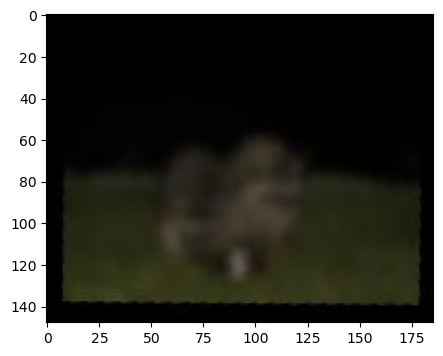
#> input picture 2711/test_fixed.png, 443 x 356 px
$ jupyter execute Lab3.ipynb   (shell and % lines are left out)
#> lines starting #> are read from the running program, lines starting #| are printed output that depends on the picture
### 2711/utility/util.py
import numpy as np
import matplotlib as plt
import cv2 as cv


# [11 lines left out: functions show_image, display_image, not called in this run]


def add_gauss_noise(image, mean, sigma):
    image = np.array(image / 255, dtype=float)
    noise = np.random.normal(mean, sigma, image.shape)
    noisy_image = image + noise
    out = np.clip(noisy_image, 0, 1.0)
    out = np.uint8(out * 255)
    return out


def add_salt_and_peper_noise(im, fraction=0.01):
    assert (0 < fraction <= 1.), "Fraction must be in (0, 1]"

    sp = np.zeros(im.shape)
    percent = round(fraction * 100 / 2.)

    cv.randu(sp, 0, 100)

    # quarter salt quarter pepper
    im_sp = im.copy()
    im_sp[sp < percent] = 0
    im_sp[sp > 100 - percent] = 255
    return im_sp


def getPSNR(I1, I2):
    s1 = cv.absdiff(I1, I2)  #|I1 - I2|
    s1 = np.float64(s1)  # cannot make a square on 8 bits
    s1 = s1 * s1  # |I1 - I2|^2
    sse = s1.sum()  # sum elements per channel
    if sse <= 1e-10:  # sum channels
        return 0  # for small values return zero
    else:
        mse = 1.0 * sse / np.prod(I1.shape)
        psnr = 10.0 * np.log10((255 * 255) / mse)
        return psnr


def getSSIM(i1, i2):
    C1 = 6.5025  # only for 8-bit images
    C2 = 58.5225  # only for 8-bit images
    # INITS
    I1 = np.float64(i1)  # cannot calculate on one byte large values
    I2 = np.float64(i2)
    I2_2 = I2 * I2  # I2^2
    I1_2 = I1 * I1  # I1^2
    I1_I2 = I1 * I2  # I1 * I2
    # END INITS
    # PRELIMINARY COMPUTING
    mu1 = cv.GaussianBlur(I1, (11, 11), 1.5)
    mu2 = cv.GaussianBlur(I2, (11, 11), 1.5)
    mu1_2 = mu1 * mu1
    mu2_2 = mu2 * mu2
    mu1_mu2 = mu1 * mu2
    sigma1_2 = cv.GaussianBlur(I1_2, (11, 11), 1.5)
    sigma1_2 -= mu1_2
    sigma2_2 = cv.GaussianBlur(I2_2, (11, 11), 1.5)
    sigma2_2 -= mu2_2
    sigma12 = cv.GaussianBlur(I1_I2, (11, 11), 1.5)
    sigma12 -= mu1_mu2
    t1 = 2 * mu1_mu2 + C1
    t2 = 2 * sigma12 + C2
    t3 = t1 * t2  # t3 = ((2*mu1_mu2 + C1).*(2*sigma12 + C2))
    t1 = mu1_2 + mu2_2 + C1
    t2 = sigma1_2 + sigma2_2 + C2
    t1 = t1 * t2  # t1 =((mu1_2 + mu2_2 + C1).*(sigma1_2 + sigma2_2 + C2))
    ssim_map = cv.divide(t3, t1)  # ssim_map =  t3./t1;
    ssim = np.mean(ssim_map)  # mssim = average of ssim map
    return ssim

### 2711/Lab3.ipynb
[cell 1]
import sys
sys.path.append('../')
import matplotlib.pyplot as plt
import cv2 as cv
import numpy as np
from utility import util

# Изменим стандартный размер графиков matplotlib
plt.rcParams["figure.figsize"] = [6, 4]

[cell 2]
# [12 lines left out: function getPSNR, not called in this run]

[cell 3]
# [32 lines left out: function getSSIM, not called in this run]

[cell 4]
image1 = cv.imread('test_fixed.png')
#> image1 is the input picture: shape (356, 443, 3); mean B, G, R 67.8, 73.6, 73.6
image2 = cv.imread('test_fixed.png')
gray_image1 = cv.cvtColor(image1, cv.COLOR_BGR2GRAY)
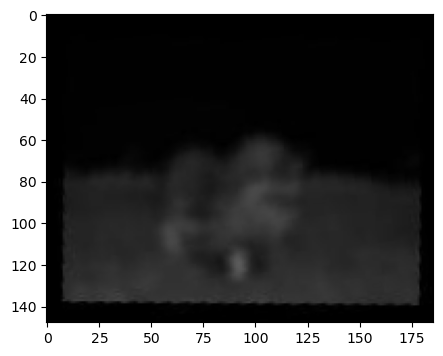
#> gray_image1: shape (356, 443); min 0, max 255, mean 73
gray_image2 = cv.cvtColor(image2, cv.COLOR_BGR2GRAY)
rgb_image1 = cv.cvtColor(image1, cv.COLOR_BGR2RGB)
rgb_image2 = cv.cvtColor(image2, cv.COLOR_BGR2RGB)

# rgb_image1 = cv.cvtColor(image1, cv.COLOR_BGR2RGB)

gs = plt.GridSpec(1, 2)
plt.figure(figsize=(10, 4))
plt.subplot(gs[0])
plt.imshow(rgb_image1)
plt.title('test_fixed.png')
plt.xticks([]), plt.yticks([])
plt.subplot(gs[1])
plt.imshow(rgb_image2)
plt.title('test_fixed_bad.png')
plt.xticks([]), plt.yticks([])

print('PSNR = ', util.getPSNR(image1, image2))
#> in getPSNR, `s1 = cv.absdiff(I1, I2)`: s1: shape (356, 443, 3); every value is 0
#> in getPSNR, `s1 = np.float64(s1)`: s1: shape (356, 443, 3) float64; every value is 0
#> in getPSNR, `sse = s1.sum()`: sse = 0
#| PSNR =  0
print('SSIM = ', util.getSSIM(image1, image2))
#> in getSSIM, `t3 = t1 * t2`:
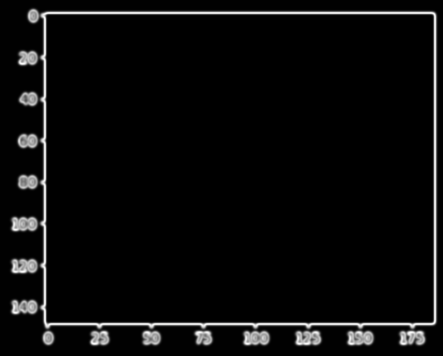
#> t3: shape (356, 443, 3) float64; mean B, G, R 72021642.9, 72087547.7, 72087813.5; drawn with min black and max white
#> in getSSIM, `ssim_map = cv.divide(t3, t1)`: ssim_map: shape (356, 443, 3) float64; every value is 1
#> in getSSIM, `ssim = np.mean(ssim_map)`: ssim = 1
#| SSIM =  1.0

[cell 5]
gs = plt.GridSpec(1, 3)
plt.figure(figsize=(17, 4))

plt.subplot(gs[0])
plt.title('Исходное изображение')
plt.xticks([]), plt.yticks([])
plt.imshow(gray_image1, cmap='gray')

plt.subplot(gs[1])
plt.xticks([]), plt.yticks([])
noisy_image = util.add_salt_and_peper_noise(gray_image1, 0.2)
#> in add_salt_and_peper_noise, `cv.randu(sp, 0, 100)`:
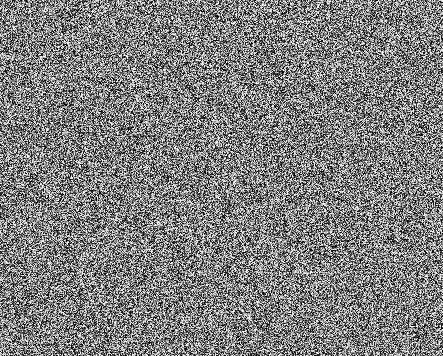
#> sp: shape (356, 443) float64; min 0.00057, max 100, mean 50; drawn with min black and max white
psnr = util.getPSNR(gray_image1, noisy_image)
#> in getPSNR (call 2), `s1 = s1 * s1`:
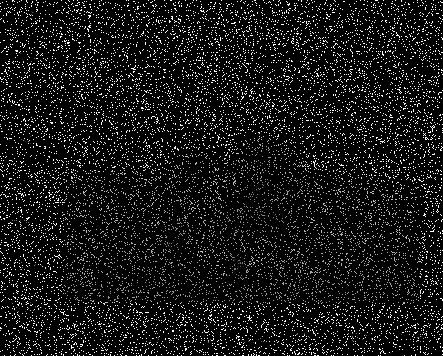
#> s1: shape (356, 443) float64; min 0, max 65025, mean 5945.2; drawn with min black and max white
#> in getPSNR (call 2), `sse = s1.sum()`: sse = 937604326
#> in getPSNR (call 2), `mse = 1.0 * sse / np.prod(I1.shape)`: mse = 5945.2
#> in getPSNR (call 2), `psnr = 10.0 * np.log10((255 * 255) / mse)`: psnr = 10.39
#> psnr = 10.39
ssim = util.getSSIM(gray_image1, noisy_image)
#> in getSSIM (call 2), `mu2 = cv.GaussianBlur(I2, (11, 11), 1.5)`:
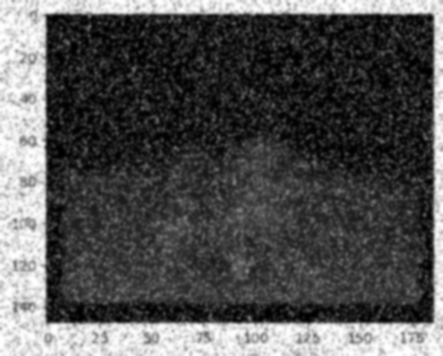
#> mu2: shape (356, 443) float64; min 0.139, max 255, mean 84.1
#> in getSSIM (call 2), `sigma2_2 -= mu2_2`:
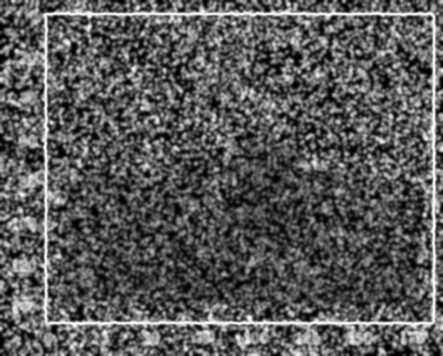
#> sigma2_2: shape (356, 443) float64; min 2.18e-11, max 15986.6, mean 5642.6; drawn with min black and max white
#> in getSSIM (call 2), `t2 = sigma1_2 + sigma2_2 + C2`:
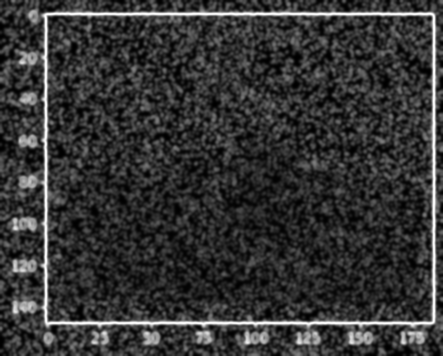
#> t2: shape (356, 443) float64; min 58.52, max 30497.8, mean 6373; drawn with min black and max white
#> in getSSIM (call 2), `ssim_map = cv.divide(t3, t1)`:
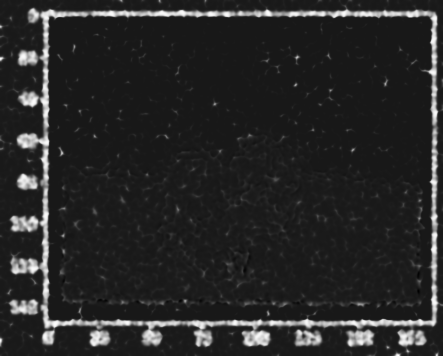
#> ssim_map: shape (356, 443) float64; min -0.106, max 1, mean 0.07; drawn with min black and max white
#> in getSSIM (call 2), `ssim = np.mean(ssim_map)`: ssim = 0.07
#> ssim = 0.07
plt.title(f'Изображение зашумленное шумом соль и перец \n PSNR = {psnr:.3f} \n SSIM = {ssim:.3f}')
plt.imshow(noisy_image, cmap='gray')

plt.subplot(gs[2])
plt.xticks([]), plt.yticks([])
noisy_image = util.add_gauss_noise(gray_image1, 0, 0.2)
#> in add_gauss_noise, `noisy_image = image + noise`:
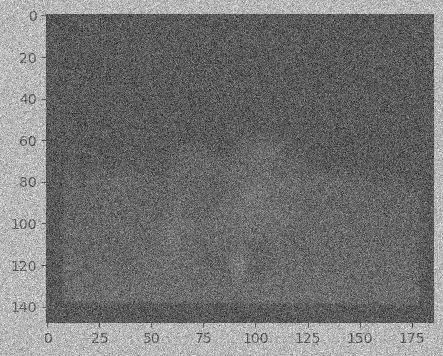
#> noisy_image: shape (356, 443) float64; min -0.967, max 1.77, mean 0.287; drawn with min black and max white
#> in add_gauss_noise, `out = np.clip(noisy_image, 0, 1.0)`:
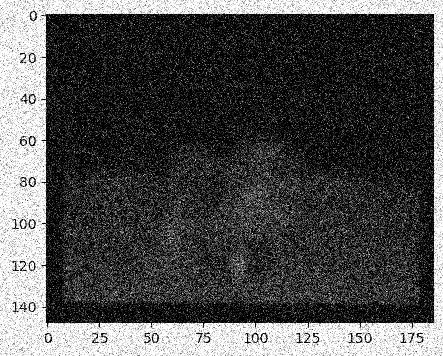
#> out: shape (356, 443) float64; min 0, max 1, mean 0.311
psnr = util.getPSNR(gray_image1, noisy_image)
#> psnr = 16.51
ssim = util.getSSIM(gray_image1, noisy_image)
#> ssim = 0.117
plt.title(f'Изображение зашумленное гаусовским шумом \n PSNR = {psnr:.3f} \n SSIM = {ssim:.3f}')
plt.imshow(noisy_image, 'gray')
plt.show()

[cell 6]
image1 = cv.imread('test_fixed.png')
gray_image1 = cv.cvtColor(image1, cv.COLOR_BGR2GRAY)

sap_image1 = util.add_salt_and_peper_noise(gray_image1, 0.2)
median_image1 = cv.medianBlur(sap_image1, 3)
median_image2 = cv.medianBlur(sap_image1, 5)

gs = plt.GridSpec(2, 2)
plt.figure(figsize=(8, 10))
plt.subplot(gs[0])
plt.imshow(gray_image1, cmap='gray')
plt.title('Исходное изображение')

plt.subplot(gs[1])
plt.imshow(sap_image1, cmap='gray')
psnr = util.getPSNR(gray_image1, sap_image1)
#> psnr = 10.41
ssim = util.getSSIM(gray_image1, sap_image1)
#> ssim = 0.0708
plt.title(f'Изображение зашумленное \n шумом соль и перец \n PSNR = {psnr:.3f} \n SSIM = {ssim:.3f}')

plt.subplot(gs[2])
plt.imshow(median_image1, cmap='gray')
psnr = util.getPSNR(gray_image1, median_image1)
#> psnr = 23.13
ssim = util.getSSIM(gray_image1, median_image1)
#> ssim = 0.927
plt.title(f'Восстановленное изображение \n '
          f'медианным фильтром 3х3 \n'
          f'PSNR = {psnr:.3f} \n SSIM = {ssim:.3f}')

plt.subplot(gs[3])
plt.imshow(median_image2, cmap='gray')
psnr = util.getPSNR(gray_image1, median_image2)
#> psnr = 22.11
ssim = util.getSSIM(gray_image1, median_image2)
#> ssim = 0.941
plt.title(f'Восстановленное изображение \n '
          f'медианным фильтром 5х5 \n'
          f'PSNR = {psnr:.3f} \n SSIM = {ssim:.3f}')

plt.show()

[cell 7]
kernel55 = np.ones((5, 5), np.float32) / 25
kernel77 = np.ones((7, 7), np.float32) / 49

noisy_image = util.add_gauss_noise(gray_image1, 0, 0.15)

filtered_image1 = cv.filter2D(noisy_image, -1, kernel55)
filtered_image2 = cv.filter2D(noisy_image, -1, kernel77)
gaussian_image1 = cv.GaussianBlur(noisy_image, (7, 7), 0)
gaussian_image2 = cv.GaussianBlur(noisy_image, (15, 15), 0)

# вывод
gs = plt.GridSpec(2, 3)
plt.figure(figsize=(15, 12))

plt.subplot(gs[0, 0])
plt.xticks([]), plt.yticks([])
plt.title('Исходное изображение')
plt.imshow(gray_image1, cmap='gray')

plt.subplot(gs[1, 0])
plt.xticks([]), plt.yticks([])
plt.imshow(noisy_image, cmap='gray')
psnr = util.getPSNR(gray_image1, noisy_image)
#> psnr = 18.81
ssim = util.getSSIM(gray_image1, noisy_image)
#> ssim = 0.147
plt.title(f'Изображение зашумленное гауссовским шумом \n PSNR = {psnr:.3f} \n SSIM = {ssim:.3f}')

plt.subplot(gs[0, 1])
plt.xticks([]), plt.yticks([])
plt.title(f'Результат средней линейной \n фильрации с ядром 5х5 \n '
          f'PSNR = {util.getPSNR(gray_image1, filtered_image1):.3f} \n '
          f'SSIM = {util.getSSIM(gray_image1, filtered_image1):.3f}')
plt.imshow(filtered_image1, 'gray')

plt.subplot(gs[0, 2])
plt.xticks([]), plt.yticks([])
plt.title(f'Результат средней линейной \n фильрации с ядром 7х7 \n '
          f'PSNR = {util.getPSNR(gray_image1, filtered_image2):.3f} \n '
          f'SSIM = {util.getSSIM(gray_image1, filtered_image2):.3f}')
plt.imshow(filtered_image2, 'gray')

plt.subplot(gs[1, 1])
plt.xticks([]), plt.yticks([])
plt.title(f'Результат гауссовской  \n фильрации с ядром 7х7 \n '
          f'PSNR = {util.getPSNR(gray_image1, gaussian_image1):.3f} \n '
          f'SSIM = {util.getSSIM(gray_image1, gaussian_image1):.3f}')
plt.imshow(gaussian_image1, 'gray')

plt.subplot(gs[1, 2])
plt.xticks([]), plt.yticks([])
plt.title(f'Результат гауссовской  \n фильрации с ядром 15х15 \n '
          f'PSNR = {util.getPSNR(gray_image1, gaussian_image2):.3f} \n '
          f'SSIM = {util.getSSIM(gray_image1, gaussian_image2):.3f}')
plt.imshow(gaussian_image2, 'gray')

plt.show()

[cell 8]
kernel1 = np.asarray([[-1, -1, -1], [-1, 9, -1], [-1, -1, -1]])
kernel2 = np.asarray([[-0.25, -0.25, -0.25], [-0.25, 3, -0.25], [-0.25, -0.25, -0.25]])
kernel3 = np.asarray([[0, -0.25, 0], [-0.25, 2, -0.25], [0, -0.25, 0]])

gray_image1_median = cv.medianBlur(gray_image1, 3)

filtered_image1 = cv.filter2D(gray_image1, -1, kernel1)
filtered_image1_median = cv.filter2D(gray_image1_median, -1, kernel1)
filtered_image2 = cv.filter2D(gray_image1, -1, kernel2)
filtered_image2_median = cv.filter2D(gray_image1_median, -1, kernel2)
filtered_image3 = cv.filter2D(gray_image1, -1, kernel3)
filtered_image3_median = cv.filter2D(gray_image1_median, -1, kernel3)

# вывод
plt.figure(figsize=(15, 17))

plt.subplot(331)
plt.xticks([]), plt.yticks([])
plt.title('Исходное изображение')
plt.imshow(gray_image1, cmap='gray')

plt.subplot(334)
plt.xticks([]), plt.yticks([])
plt.title(f'Исходное изображение отфильтрованное \n медианным фильтром \n'
          f'PSNR = {util.getPSNR(gray_image1, gray_image1_median):.3f} \n '
          f'SSIM = {util.getSSIM(gray_image1, gray_image1_median):.3f}')
plt.imshow(gray_image1_median, cmap='gray')

plt.subplot(332)
plt.xticks([]), plt.yticks([])
plt.title(f'Свертка изображения с ядром 1 \n'
          f'PSNR = {util.getPSNR(gray_image1, filtered_image1):.3f} \n '
          f'SSIM = {util.getSSIM(gray_image1, filtered_image1):.3f}')
plt.imshow(filtered_image1, 'gray')

plt.subplot(333)
plt.xticks([]), plt.yticks([])
plt.title(f'Свертка отфильтрованного изображения с ядром 1 \n'
          f'PSNR = {util.getPSNR(gray_image1, filtered_image1_median):.3f} \n '
          f'SSIM = {util.getSSIM(gray_image1, filtered_image1_median):.3f}')
plt.imshow(filtered_image1_median, 'gray')

plt.subplot(335)
plt.xticks([]), plt.yticks([])
plt.title(f'Свертка изображения с ядром 2 \n'
          f'PSNR = {util.getPSNR(gray_image1, filtered_image2):.3f} \n '
          f'SSIM = {util.getSSIM(gray_image1, filtered_image2):.3f}')
plt.imshow(filtered_image2, 'gray')

plt.subplot(336)
plt.xticks([]), plt.yticks([])
plt.title(f'Свертка изображения с ядром 3 \n'
          f'PSNR = {util.getPSNR(gray_image1, filtered_image3):.3f} \n '
          f'SSIM = {util.getSSIM(gray_image1, filtered_image3):.3f}')
plt.imshow(filtered_image3, 'gray')

plt.show()

[cell 9]
import cv2 as cv
import numpy as np
from matplotlib import pyplot as plt

img = cv.imread('test_fixed.png')
gray_img = cv.cvtColor(img, cv.COLOR_BGR2GRAY)
f = np.fft.fft2(gray_img)
fshift = np.complex64(np.fft.fftshift(f))
magnitude_spectrum = 20 * np.log(np.abs(fshift))
phase_spectrum = np.uint8(255 * (np.angle(fshift) + np.pi) / (2 * np.pi))

# вывод
plt.figure(figsize=(15, 12))
plt.subplot(131), plt.imshow(gray_img, cmap='gray')
plt.title('Исходное изображение'), plt.xticks([]), plt.yticks([])
plt.subplot(132), plt.imshow(magnitude_spectrum, cmap='gray')
plt.title('Амплитудный спектр изображения'), plt.xticks([]), plt.yticks([])
plt.subplot(133), plt.imshow(phase_spectrum, cmap='gray')
plt.title('Фазовый спектр изображения'), plt.xticks([]), plt.yticks([])
plt.show()

[cell 10]
r = 1
rows, cols = noisy_image.shape
#> rows = 356; cols = 443
crow, ccol = np.uint32((rows / 2, cols / 2.220))
#> crow = 178; ccol = 199
# create a mask first, center square is 1, remaining all zeros
mask = np.zeros((rows, cols, 2), np.uint8)
mask[crow - r:crow + r, ccol - r:ccol + r*2] = 1

# вычисляем фурье-образ
dft = cv.dft(np.float32(noisy_image), flags=cv.DFT_COMPLEX_OUTPUT)
dft_shift = np.fft.fftshift(dft)

# применяем маску и делаем обратное преобразование Фурье
dft_shift_masked = dft_shift * mask
f_ishift = np.fft.ifftshift(dft_shift_masked)
img_back = cv.idft(f_ishift)
img_back = cv.magnitude(img_back[..., 0], img_back[..., 1])

magnitude_dft_shift = 20 * np.log(
    cv.magnitude(dft_shift[..., 0], dft_shift[..., 1]))
magnitude_dft_shift_masked = 20 * np.log(
    cv.magnitude(dft_shift_masked[..., 0], dft_shift_masked[..., 1]))

# вывод
plt.figure(figsize=(10, 10))
plt.subplot(221), plt.imshow(img, cmap='gray')
plt.title('Исходное изображение'), plt.xticks([]), plt.yticks([])
plt.subplot(222), plt.imshow(magnitude_dft_shift, cmap='gray')
plt.title('Амплитудный спектр изображения'), plt.xticks([]), plt.yticks([])
plt.subplot(223), plt.imshow(img_back, cmap='gray')
plt.title('Восстановленное изображение'), plt.xticks([]), plt.yticks([])
plt.subplot(224), plt.imshow(magnitude_dft_shift_masked, cmap='gray')
plt.title('Обрезанный спектр'), plt.xticks([]), plt.yticks([])
plt.show()

[cell 11]
kernel1 = np.asarray([[-1, -1, -1], [-1, 9, -1], [-1, -1, -1]])
kernel2 = np.asarray([[-0.25, -0.25, -0.25], [-0.25, 3, -0.25], [-0.25, -0.25, -0.25]])
kernel3 = np.asarray([[0, -0.25, 0], [-0.25, 2, -0.25], [0, -0.25, 0]])

gray_image1_median = cv.medianBlur(gray_image1, 3)

filtered_image1 = cv.filter2D(gray_image1, -1, kernel1)
filtered_image1_median = cv.filter2D(gray_image1_median, -1, kernel1)

plt.subplot(332)
plt.xticks([]), plt.yticks([])
plt.title(f'Свертка изображения с ядром 1 \n'
          f'PSNR = {util.getPSNR(gray_image1, filtered_image1):.3f} \n '
          f'SSIM = {util.getSSIM(gray_image1, filtered_image1):.3f}')
plt.imshow(filtered_image1, 'gray')

plt.show()

[cell 12]
r = 100
rows, cols = noisy_image.shape
crow, ccol = np.uint32((rows / 2, cols / 2))
#> ccol = 221
# create a mask first, center square is 1, remaining all zeros
mask = np.zeros((rows, cols, 1), np.uint8)
mask[crow - r:crow + r, ccol - r:ccol + r] = 1

# вычисляем фурье-образ
dft = cv.dft(np.float32(noisy_image), flags=cv.DFT_COMPLEX_OUTPUT)
dft_shift = np.fft.fftshift(dft)

# применяем маску и делаем обратное преобразование Фурье
dft_shift_masked = dft_shift * mask
f_ishift = np.fft.ifftshift(dft_shift_masked)
img_back = cv.idft(f_ishift)
img_back = cv.magnitude(img_back[..., 0], img_back[..., 1])

magnitude_dft_shift = 20 * np.log(
    cv.magnitude(dft_shift[..., 0], dft_shift[..., 1]))
magnitude_dft_shift_masked = 20 * np.log(
    cv.magnitude(dft_shift_masked[..., 0], dft_shift_masked[..., 1]))

# вывод
plt.figure(figsize=(10, 10))
plt.subplot(221), plt.imshow(noisy_image, cmap='gray')
plt.title('Исходное изображение'), plt.xticks([]), plt.yticks([])
plt.subplot(222), plt.imshow(magnitude_dft_shift, cmap='gray')
plt.title('Амплитудный спектр изображения'), plt.xticks([]), plt.yticks([])
plt.subplot(223), plt.imshow(img_back, cmap='gray')
plt.title('Восстановленное изображение'), plt.xticks([]), plt.yticks([])
plt.subplot(224), plt.imshow(magnitude_dft_shift_masked, cmap='gray')
plt.title('Обрезанный спектр'), plt.xticks([]), plt.yticks([])
plt.show()

[cell 13]
scale_percent = 100  # Процент от изначального размера
width = int(filtered_image1.shape[1] * scale_percent / 100)
#> width = 443
height = int(filtered_image1.shape[0] * scale_percent / 100)
#> height = 356
dim = (width, height)
#> dim = (443, 356)
resized_image = cv.resize(filtered_image1, dim, interpolation=cv.INTER_AREA)
plt.imshow(resized_image, 'gray')

$ run again, with 2711/hal.jpg saved as 2711/test_fixed.png
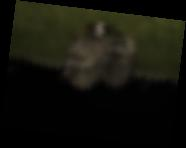
#> input picture 2711/hal.jpg, 186 x 148 px
#> image1 is the input picture: shape (148, 186, 3); mean B, G, R 11.5, 19.1, 19.1
#> sse = 0
#| PSNR =  0
#> ssim_map: shape (148, 186, 3) float64; every value is 1
#> in getSSIM, `ssim = np.mean(ssim_map)`: ssim = 1
#| SSIM =  1.0
#> `psnr = util.getPSNR(gray_image1, noisy_image)`: psnr = 10.48
#> I1: shape (148, 186) float64
#> I2_2: shape (148, 186) float64
#> mu1: shape (148, 186) float64
#> mu1_2: shape (148, 186) float64
#> t3: shape (148, 186) float64
#> in getSSIM (call 2), `ssim_map = cv.divide(t3, t1)`:
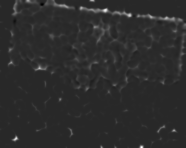
#> ssim_map: shape (148, 186) float64; min -0.174, max 0.922, mean 0.0206; drawn with min black and max white
#> in getSSIM (call 2), `ssim = np.mean(ssim_map)`: ssim = 0.0206
#> in add_gauss_noise, `out = np.clip(noisy_image, 0, 1.0)`:
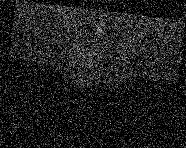
#> out: shape (148, 186) float64; min 0, max 0.968, mean 0.126
#> `psnr = util.getPSNR(gray_image1, noisy_image)`: psnr = 16.43
#> `ssim = util.getSSIM(gray_image1, noisy_image)`: ssim = 0.0371
#> `psnr = util.getPSNR(gray_image1, sap_image1)`: psnr = 10.4
#> `ssim = util.getSSIM(gray_image1, sap_image1)`: ssim = 0.0173
#> `psnr = util.getPSNR(gray_image1, median_image1)`: psnr = 29.13
#> `ssim = util.getSSIM(gray_image1, median_image1)`: ssim = 0.938
#> `psnr = util.getPSNR(gray_image1, median_image2)`: psnr = 41.33
#> `ssim = util.getSSIM(gray_image1, median_image2)`: ssim = 0.983
#> `psnr = util.getPSNR(gray_image1, noisy_image)`: psnr = 18.68
#> `ssim = util.getSSIM(gray_image1, noisy_image)`: ssim = 0.0576
